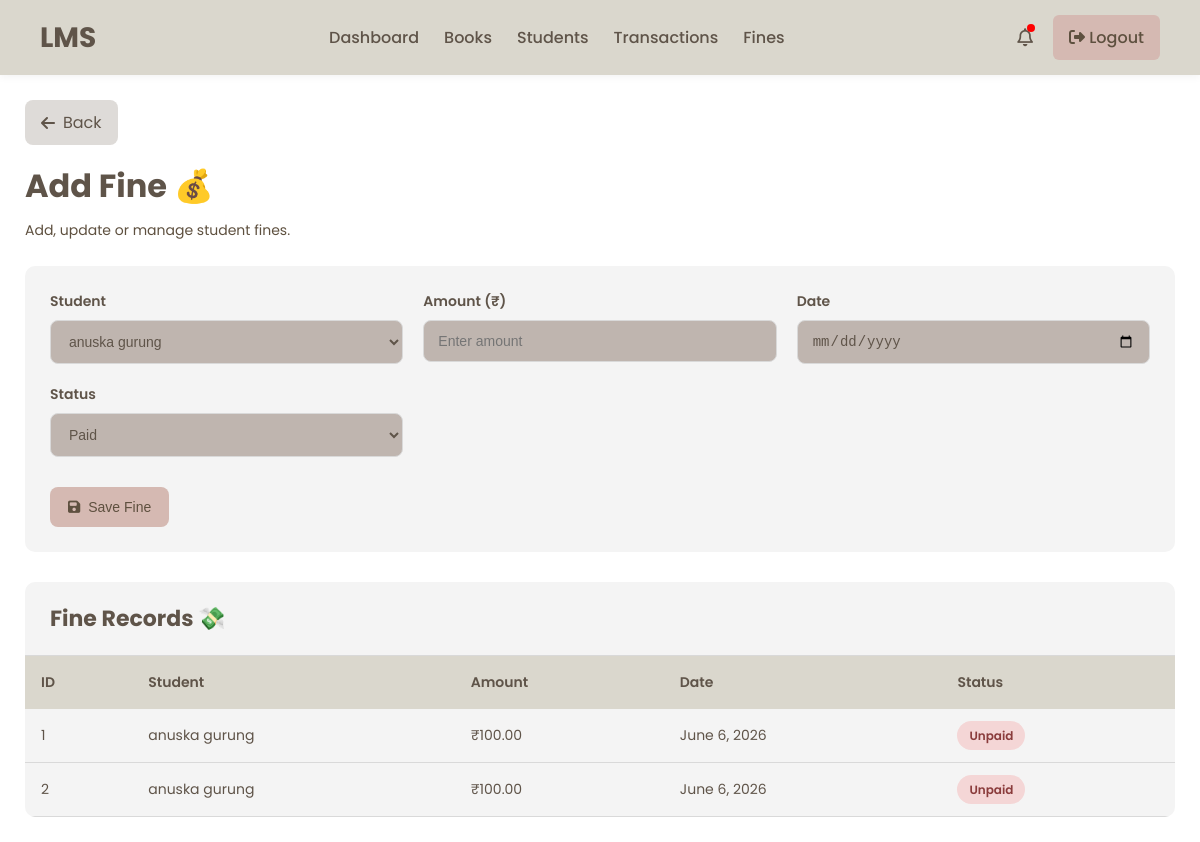
/add-fine/, run on the app's committed database.
### library/models.py (models this page shows, shortened)
class Fine(models.Model):
    student = models.ForeignKey(
        Student,
        on_delete=models.CASCADE
    )
    amount = models.DecimalField(
        max_digits=6,
        decimal_places=2
    )
    paid = models.BooleanField(
        default=False
    )
    date = models.DateField(
        default=timezone.now
    )

class Student(models.Model):
    user = models.OneToOneField(User, on_delete=models.CASCADE, null=True, blank=True)
    name = models.CharField(max_length=100)
    email = models.EmailField(unique=True)
    phone = models.CharField(max_length=20, default='')
    department = models.CharField(max_length=100)
    active = models.BooleanField(default=True)
    student_id = models.CharField(max_length=20, unique=True, blank=True)
    date_of_birth = models.DateField(null=True, blank=True)
    profile_picture = models.ImageField(upload_to='profile_pictures/', null=True, blank=True)

### library/views.py (the view, shortened to what this page needs)
# urls.py: path('add-fine/', views.add_fine, name='add_fine'),
def add_fine(request):
    context = {
        'students': Student.objects.all(),
        'fines': Fine.objects.all()
    }
    return render(
        request,
        'add_fine.html',
        context
    )

### templates/add_fine.html (shortened to what this page needs)
{% extends 'admin_base.html' %}
{% load static %}
{% block extra_css %}
<link rel="stylesheet" href="{% static 'css/add_fine.css' %}">
{% endblock %}
{% block content %}
<div class="students-page">
<div class="top-header">
    <div class="header-left">
        <a href="{% url 'fines' %}"
           class="back-btn">
            <i class="fa-solid fa-arrow-left"></i>
            Back
        </a>
        <h1 class="page-title">
            Add Fine 💰
        </h1>
        <p class="page-subtitle">
            Add, update or manage student fines.
        </p>
    </div>
</div>
<div class="form-container">
    <form method="POST">
        <div class="input-group">
            <label>Student</label>
            <select name="student" required>
                {% for student in students %}
                <option value="{{ student.id }}">
                    {{ student.name }}
                </option>
                {% endfor %}
            </select>
        </div>
        <div class="input-group">
            <label>Amount (₹)</label>
            <input type="number"
                   name="amount"
                   placeholder="Enter amount"
                   required>
        </div>
        <div class="input-group">
            <label>Date</label>
            <input type="date"
                   name="date"
                   required>
        </div>
        <div class="input-group">
            <label>Status</label>
            <select name="paid">
                <option value="True">
                    Paid
                </option>
            </select>
        </div>
        <div class="button-group">
            <button type="submit"
                    class="add-btn">
                <i class="fa-solid fa-floppy-disk"></i>
                Save Fine
            </button>
        </div>
    </form>
</div>
<div class="table-wrapper">
    <div class="table-header">
        <h2>
            Fine Records 💸
        </h2>
    </div>
    <table>
        <thead>
            <tr>
                <th>ID</th>
                <th>Student</th>
                <th>Amount</th>
                <th>Date</th>
                <th>Status</th>
            </tr>
        </thead>
        <tbody>
            {% for fine in fines %}
            <tr>
                <td>{{ fine.id }}</td>
                <td>{{ fine.student.name }}</td>
                <td>₹{{ fine.amount }}</td>
                <td>{{ fine.date }}</td>
                <td>
                    {% if fine.paid %}
                    <span class="active-status">
                        Paid
                    </span>
                    {% else %}
                    <span class="inactive-status">
                        Unpaid
                    </span>
                    {% endif %}
                </td>
            </tr>
            {% endfor %}
        </tbody>
    </table>
</div>
</div>
{% endblock %}

### assets/css/admin_base.css (style rules this page uses)
:root { --primary-color: #D9D9D9; --secondary-color: #DAD7CD; --background-color: #FFFFFF; --background-color-table: #F4F4F4; --text-color: #5F5449; --btn-color-1: #D5B9B2; --btn-color-2: #DEDBD8; --btn-color-3: #AAA0A0; --btn-text-color: #5E503F; --background-color-box: #EDDCD2; --box: #BFB5AF; }
* { margin:0; padding:0; box-sizing:border-box; }
body { font-family:'Poppins', sans-serif; background:var(--background-color); color:var(--text-color); min-height:100vh; }
table { width:100%; border-collapse:collapse; }
table th { font-weight:600; }

### assets/css/add_fine.css (style rules this page uses)
.students-page { padding:25px; }
.top-header { display:flex; justify-content:space-between; align-items:center; margin-bottom:25px; flex-wrap:wrap; gap:15px; }
.header-left { display:flex; flex-direction:column; gap:5px; }
.back-btn { display:inline-flex; align-items:center; gap:8px; text-decoration:none; background:var(--btn-color-2); color:var(--text-color); padding:10px 16px; border-radius:8px; transition:.3s; margin-bottom:12px; width:fit-content; }
.page-title { font-size:32px; margin-bottom:5px; color:var(--text-color); }
.page-subtitle { color:var(--btn-text-color); font-size:14px; }
.form-container { background:var(--background-color-table); border-radius:10px; padding:25px; margin-bottom:30px; }
.form-container form { display:grid; grid-template-columns:repeat(auto-fit,minmax(280px,1fr)); gap:20px; }
.input-group { display:flex; flex-direction:column; }
.input-group label { margin-bottom:8px; font-size:14px; font-weight:600; color:var(--text-color); }
.input-group input, .input-group select { padding:12px 14px; border:1px solid var(--primary-color); border-radius:8px; background:var(--box); color:var(--text-color); font-size:14px; transition:.3s; }
.button-group { grid-column:1 / -1; margin-top:10px; }
.add-btn { border:none; cursor:pointer; background:var(--btn-color-1); color:var(--btn-text-color); padding:12px 18px; border-radius:8px; font-weight:500; font-size:14px; display:inline-flex; align-items:center; gap:8px; transition:.3s; }
.table-wrapper { background:var(--background-color-table); border-radius:10px; overflow:hidden; }
.table-header { padding:20px 25px; border-bottom:1px solid var(--primary-color); }
.table-header h2 { color:var(--text-color); font-size:22px; }
table { width:100%; border-collapse:collapse; }
thead { background:var(--secondary-color); }
thead th { padding:16px; text-align:left; font-size:14px; color:var(--text-color); font-weight:600; }
tbody td { padding:16px; border-bottom:1px solid var(--primary-color); font-size:14px; color:var(--text-color); }
tbody tr { transition:.3s; }
.inactive-status { background:#f4d6d6; color:#8a3c3c; padding:6px 12px; border-radius:20px; font-size:12px; font-weight:600; }

### data on the page
Fine: id "1", student.name "anuska gurung", amount "100.00", date "June 6, 2026", paid "Unpaid"
Fine: id "2", student.name "anuska gurung", amount "100.00", date "June 6, 2026", paid "Unpaid"

### other printed values
form field student "anuska gurung"
